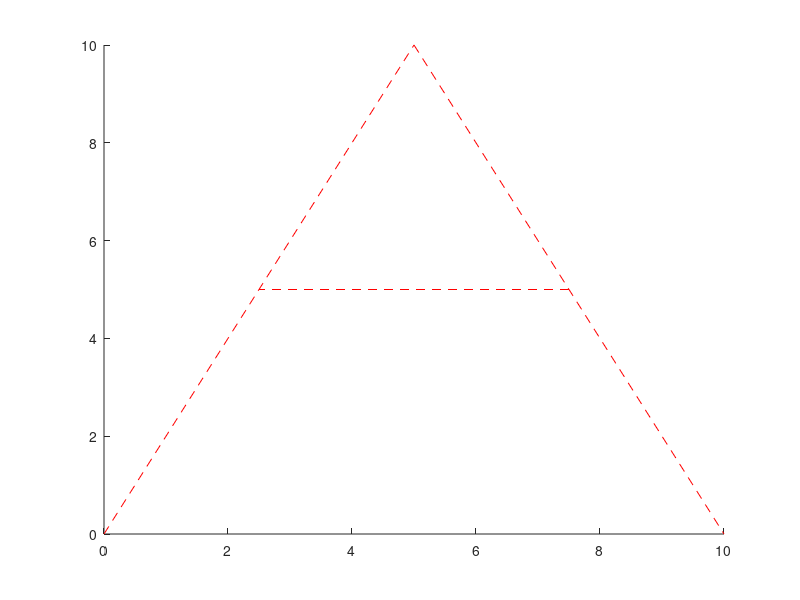

The MATLAB source for this figure: (Note: this script raises an error after producing the figure.)
clc; clf;

a1 = 7; a2 = 7;
n = 6; %no of intermediate steps

%-----------------------------Co-Ordinates of letter 'A'--------------%

% ##x1=0; y1=0;
% ##x2=5; y2=10;
% ##x3=10; y3=0;
% ##x4=7.5; y4=5;
% ##x5=2.5; y5=5;

x1 = [0 5]; y1 = [0 10];
x2 = [5 10]; y2 = [10 0];
x3 = [10 7.5]; y3 = [0 5];
x4 = [7.5 2.5]; y4 = [5 5];
line(x1,y1,'Color','red','LineStyle','--');
line(x2,y2,'Color','red','LineStyle','--');
line(x4,y4,'Color','red','LineStyle','--');
% ##pause(10);

%-----------------------------Plotting My Alphabet------------------%
% ##plot(x1,y1,x2,y2,'--',x3,y3,':',x4,y4,'k',x5,y5,'-k')
% ##hold on;
% ##pause(5);
%------------------------------Zeroing Everything---------------------%
pXArray = zeros (n,1); pYArray = zeros(n,1); aXArray = zeros (n,1); aYArray = zeros(n,1);
theta1Array = zeros(n,1); theta2Array = zeros (n,1);
timeStart = 0; timeEnd = 1;
timeArray=linspace (timeStart, timeEnd,n);
%------------------------------Zeroing Everything---------------------%



%-------1st Animation Starts-----------------------------------------------%
p1=[0 0]; p2 = [5 10]; %#co- ordinate
deltaP=p2 - p1;
tArray=linspace(0,1,n);
for i=1:n
t = tArray(i);
p = p1+ t *deltaP;
pXArray(i) = p(1);
pYArray(i) = p(2);
end

check='1st Animation'
[~, ~] = IKin2Rfunction (a1, a2, pXArray(1), pYArray(1));
for i=1:n
px = pXArray(i); py=pYArray(i);
[theta1_1, theta2_1] = IKin2Rfunction (a1, a2, px, py);
aXArray(i)=a1*cos(theta1_1); aYArray(i)=a1*sin(theta1_1);
theta1Array(i)= theta1_1; theta2Array(i)= theta2_1;
end
xAxisArrayXcoords = [10 -10];
xAxisArrayYcoords = [0 0];
yAxixArrayXcoords = [0 0];
yAxisArrayYcoords = [-10 10];
%##plot(xAxisArrayXcoords, xAxisArrayYcoords,'r', yAxixArrayXcoords, yAxisArrayYcoords,'g')
%##hold on
for i=1:n
   ax= aXArray(i); ay=aYArray(i); bx=pXArray(i); by=pYArray(i);
   traceXArray(i) = bx; traceYArray(i) = by;
   link1Xcoords= [0 ax]; link1Ycoords = [0 ay];
   link2Xcoords= [ax bx]; link2Ycoords = [ay by];

line(x1,y1,'Color','red','LineStyle','--');
line(x2,y2,'Color','red','LineStyle','--');
line(x4,y4,'Color','red','LineStyle','--');
hold on
plot(xAxisArrayXcoords, xAxisArrayYcoords,'r', yAxixArrayXcoords, yAxisArrayYcoords,'g')
hold on
plot(link1Xcoords, link1Ycoords, 'b', link2Xcoords, link2Ycoords, 'c')
hold on
%##plot(x1,y1,x2,y2,'--',x3,y3,':',x4,y4,'k',x5,y5,'-k')
%##plot(traceXArray, traceYArray,'-.k')
hold on
pause(0.05)
hold off
end
%---------------------1st Animation Ends-----------------------------%

%--------------------2nd Animation Starts-------------------------------%
p1=[5 10]; p2 = [10 0]; %#co- ordinate
deltaP=p2 - p1;
%##tArray=linspace(0,1,n);
for i=1:n
t = tArray(i);
p = p1+ t *deltaP;
pXArray(i) = p(1);
pYArray(i) = p(2);
end
[~, ~] = IKin2Rfunction (a1, a2, pXArray(1), pYArray(1));
for i=1:n
px = pXArray(i); py=pYArray(i);
[theta1_1, theta2_1] = IKin2Rfunction (a1, a2, px, py);
aXArray(i)=a1*cos(theta1_1); aYArray(i)=a1*sin(theta1_1);
theta1Array(i)= theta1_1; theta2Array(i)= theta2_1;
end


for i=1:n
   ax= aXArray(i); ay=aYArray(i); bx=pXArray(i); by=pYArray(i);
   traceXArray(i) = bx; traceYArray(i) = by;
   link1Xcoords= [0 ax]; link1Ycoords = [0 ay];
   link2Xcoords= [ax bx]; link2Ycoords = [ay by];
   line(x1,y1,'Color','red','LineStyle','--');
line(x2,y2,'Color','red','LineStyle','--');
line(x4,y4,'Color','red','LineStyle','--');
hold on
plot(xAxisArrayXcoords, xAxisArrayYcoords,'r', yAxixArrayXcoords, yAxisArrayYcoords,'g')
hold on
plot(link1Xcoords, link1Ycoords, 'b', link2Xcoords, link2Ycoords, 'c')
hold on
%##plot(traceXArray, traceYArray,'-.k')
hold on
pause(0.05)
hold off
end
%------------------------2nd Animation Ends---------------------------%

%--------------------------3rd Animation Starts------------------------------%
p1=[10 0]; p2 = [7.5 5]; %#co- ordinate
deltaP=p2 - p1;
%##tArray=linspace(0,1,n);
for i=1:n
t = tArray(i);
p = p1+ t *deltaP;
pXArray(i) = p(1);
pYArray(i) = p(2);
end
[theta1_1, theta2_1] = IKin2Rfunction (a1, a2, pXArray(1), pYArray(1));
for i=1:n
px = pXArray(i); py=pYArray(i);
[theta1_1, theta2_1] = IKin2Rfunction (a1, a2, px, py);
aXArray(i)=a1*cos(theta1_1); aYArray(i)=a1*sin(theta1_1);
theta1Array(i)= theta1_1; theta2Array(i)= theta2_1;
end

for i=1:n
   ax= aXArray(i); ay=aYArray(i); bx=pXArray(i); by=pYArray(i);
   traceXArray(i) = bx; traceYArray(i) = by;
   link1Xcoords= [0 ax]; link1Ycoords = [0 ay];
   link2Xcoords= [ax bx]; link2Ycoords = [ay by];
   line(x1,y1,'Color','red','LineStyle','--');
line(x2,y2,'Color','red','LineStyle','--');
line(x4,y4,'Color','red','LineStyle','--');
hold on
plot(xAxisArrayXcoords, xAxisArrayYcoords,'r', yAxixArrayXcoords, yAxisArrayYcoords,'g')
hold on
plot(link1Xcoords, link1Ycoords, 'b', link2Xcoords, link2Ycoords, 'c')
hold on
%##plot(traceXArray, traceYArray,'-.k')
hold on
pause(0.05)
hold off
end
%----------------------------------3rd Animation Ends-----------------------%

%----------------------------------4th Animation Starts----------------------%
p1=[7.5 5]; p2 = [2.5 5]; %#co- ordinate
deltaP=p2 - p1;
% ##tArray=linspace(0,1,n);
for i=1:n
t = tArray(i);
p = p1+ t *deltaP;
pXArray(i) = p(1);
pYArray(i) = p(2);
end
[theta1_1, theta2_1] = IKin2Rfunction (a1, a2, pXArray(1), pYArray(1));
for i=1:n
px = pXArray(i); py=pYArray(i);
[theta1_1, theta2_1] = IKin2Rfunction (a1, a2, px, py);
aXArray(i)=a1*cos(theta1_1); aYArray(i)=a1*sin(theta1_1);
theta1Array(i)= theta1_1; theta2Array(i)= theta2_1;
end
for i=1:n
   ax= aXArray(i); ay=aYArray(i); bx=pXArray(i); by=pYArray(i);
   traceXArray(i) = bx; traceYArray(i) = by;
   link1Xcoords= [0 ax]; link1Ycoords = [0 ay];
   link2Xcoords= [ax bx]; link2Ycoords = [ay by];
   line(x1,y1,'Color','red','LineStyle','--');
line(x2,y2,'Color','red','LineStyle','--');
line(x4,y4,'Color','red','LineStyle','--');
hold on
plot(xAxisArrayXcoords, xAxisArrayYcoords,'r', yAxixArrayXcoords, yAxisArrayYcoords,'g')
hold on
plot(link1Xcoords, link1Ycoords, 'b', link2Xcoords, link2Ycoords, 'c')
hold on
% ##plot(traceXArray, traceYArray,'-.k')
hold on
pause(0.05)
hold off
end
%------------------------4th Animation Ends----------------------------------%




function [theta1_1, theta2_1] = IKin2Rfunction(a1, a2, px, py)
c2=(px*px + py*py - a1*a1 - a2*a2)/(2*a1*a2);
%if c2>1, px and py lies outside the workspace of this robot.
  if c2<= 1

    s2_1=sqrt(1-c2*c2);
    theta2_1=atan2(s2_1,c2); %first solution
    angle_1=a1*a1 + a2*a2 + 2*a1*a2*cos(theta2_1);

    s1_1= py*(a1+a2*cos(theta2_1)) - px*a2*sin(theta2_1);
    c1_1= px*(a1+a2*cos(theta2_1)) - py*a2*sin(theta2_1);

    theta1_1 = atan2(s1_1, c1_1); %second solution

  end
end
